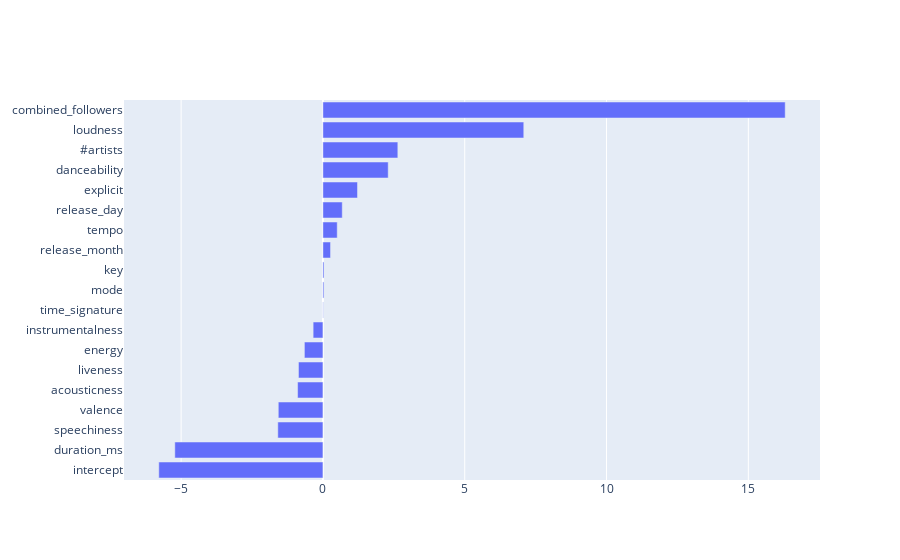

Notebook cell for this chart:
### Markdown cell above
##### Predict

### Code cell
#Scaled - Balancing through weighting
Lclf_or = LogisticClassifier(Xtrain_or, Xvalidate, Xtest, ytrain_or, yvalidate, ytest)

### Figure 1 — Plotly figure (JSON) as saved in the notebook; plotly's stock layout.template omitted (floating-point values rounded to 4 significant figures)
{"data": [{"orientation": "h", "type": "bar", "x": [-5.222, 1.219, 2.302, -0.6529, 0.03841, 7.082, 0.03444, -1.59, -0.893, -0.345, -0.8618, -1.574, 0.5046, 0.01112, 2.641, 16.3, 0.2682, 0.6814, -5.787], "y": ["duration_ms", "explicit", "danceability", "energy", "key", "loudness", "mode", "speechiness", "acousticness", "instrumentalness", "liveness", "valence", "tempo", "time_signature", "#artists", "combined_followers", "release_month", "release_day", "intercept"]}], "layout": {"yaxis": {"categoryorder": "total ascending"}}}
